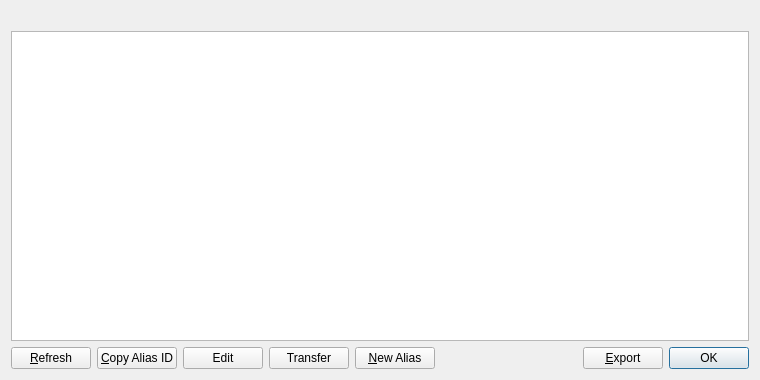
<?xml version="1.0" encoding="UTF-8"?>
<ui version="4.0">
 <class>MyAliasListPage</class>
 <widget class="QWidget" name="MyAliasListPage">
  <property name="geometry">
   <rect>
    <x>0</x>
    <y>0</y>
    <width>760</width>
    <height>380</height>
   </rect>
  </property>
  <property name="windowTitle">
   <string>My Aliases</string>
  </property>
  <layout class="QVBoxLayout" name="verticalLayout">
   <item>
    <widget class="QLabel" name="labelExplanation">
     <property name="textFormat">
      <enum>Qt::PlainText</enum>
     </property>
     <property name="wordWrap">
      <bool>true</bool>
     </property>
    </widget>
   </item>
   <item>
    <widget class="QTableView" name="tableView">
     <property name="contextMenuPolicy">
      <enum>Qt::CustomContextMenu</enum>
     </property>
     <property name="toolTip">
      <string/>
     </property>
     <property name="tabKeyNavigation">
      <bool>false</bool>
     </property>
     <property name="alternatingRowColors">
      <bool>true</bool>
     </property>
     <property name="selectionMode">
      <enum>QAbstractItemView::SingleSelection</enum>
     </property>
     <property name="selectionBehavior">
      <enum>QAbstractItemView::SelectRows</enum>
     </property>
     <property name="sortingEnabled">
      <bool>true</bool>
     </property>
     <attribute name="verticalHeaderVisible">
      <bool>false</bool>
     </attribute>
    </widget>
   </item>
   <item>
    <layout class="QHBoxLayout" name="horizontalLayout">
     <item>
      <widget class="QPushButton" name="refreshButton">
       <property name="maximumSize">
        <size>
         <width>16777215</width>
         <height>48</height>
        </size>
       </property>
       <property name="text">
        <string>&amp;Refresh</string>
       </property>
      </widget>
     </item>
     <item>
      <widget class="QPushButton" name="copyAlias">
       <property name="toolTip">
        <string>Copy the currently selected alias to the system clipboard</string>
       </property>
       <property name="text">
        <string>&amp;Copy Alias ID</string>
       </property>
      </widget>
     </item>
     <item>
      <widget class="QPushButton" name="editButton">
       <property name="text">
        <string>Edit</string>
       </property>
      </widget>
     </item>
     <item>
      <widget class="QPushButton" name="transferButton">
       <property name="text">
        <string>Transfer</string>
       </property>
      </widget>
     </item>
     <item>
      <widget class="QPushButton" name="newAlias">
       <property name="toolTip">
        <string>&lt;html&gt;&lt;head/&gt;&lt;body&gt;&lt;p&gt;Create a new alias&lt;/p&gt;&lt;/body&gt;&lt;/html&gt;</string>
       </property>
       <property name="text">
        <string>&amp;New Alias</string>
       </property>
      </widget>
     </item>
     <item>
      <spacer name="horizontalSpacer">
       <property name="orientation">
        <enum>Qt::Horizontal</enum>
       </property>
       <property name="sizeHint" stdset="0">
        <size>
         <width>40</width>
         <height>20</height>
        </size>
       </property>
      </spacer>
     </item>
     <item>
      <widget class="QPushButton" name="exportButton">
       <property name="toolTip">
        <string>Export the data in the current tab to a file</string>
       </property>
       <property name="text">
        <string>&amp;Export</string>
       </property>
      </widget>
     </item>
     <item>
      <widget class="QDialogButtonBox" name="buttonBox">
       <property name="sizePolicy">
        <sizepolicy hsizetype="Maximum" vsizetype="Fixed">
         <horstretch>0</horstretch>
         <verstretch>0</verstretch>
        </sizepolicy>
       </property>
       <property name="standardButtons">
        <set>QDialogButtonBox::Ok</set>
       </property>
      </widget>
     </item>
    </layout>
   </item>
  </layout>
 </widget>
 <resources>
  <include location="../syscoin.qrc"/>
 </resources>
 <connections/>
</ui>
